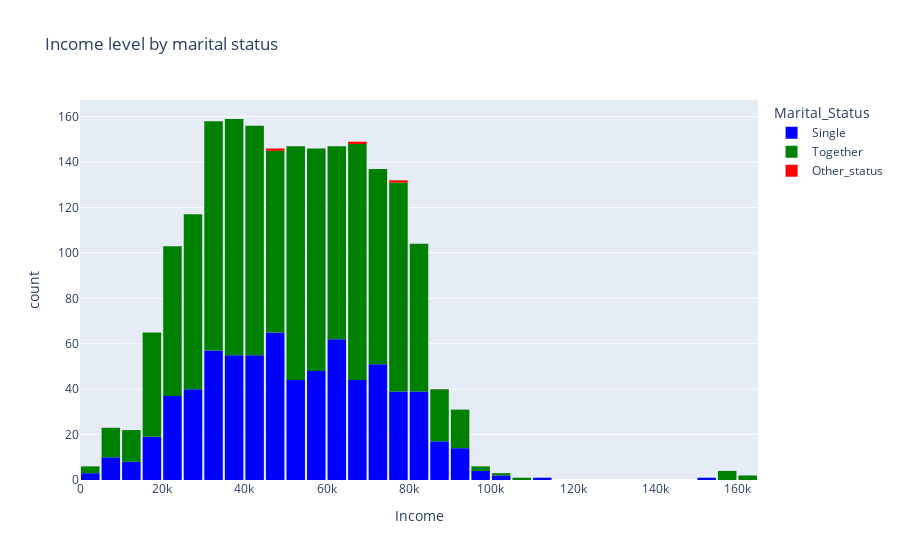

The notebook cell this image was saved under:
### Code cell
fig = px.histogram(df_income_marital, 
                   x='Income', 
                   color='Marital_Status', 
                   color_discrete_sequence=['blue', 'green','red','yellow','orange','purple'], 
                   title='Income level by marital status')
fig.update_layout(bargap=0.1)
fig.show()

### Figure 1 — Plotly figure (JSON) as saved in the notebook; plotly's stock layout.template omitted (floating-point values rounded to 4 significant figures; data arrays with more than 128 entries replaced by an {"elided": "..."} marker saying what was removed)
{"data": [{"alignmentgroup": "True", "bingroup": "x", "hovertemplate": "Marital_Status=Single<br>Income=%{x}<br>count=%{y}<extra></extra>", "legendgroup": "Single", "marker": {"color": "blue", "pattern": {"shape": ""}}, "name": "Single", "offsetgroup": "Single", "orientation": "v", "showlegend": true, "type": "histogram", "x": {"elided": "715 int values"}, "xaxis": "x", "yaxis": "y"}, {"alignmentgroup": "True", "bingroup": "x", "hovertemplate": "Marital_Status=Together<br>Income=%{x}<br>count=%{y}<extra></extra>", "legendgroup": "Together", "marker": {"color": "green", "pattern": {"shape": ""}}, "name": "Together", "offsetgroup": "Together", "orientation": "v", "showlegend": true, "type": "histogram", "x": {"elided": "1288 int values"}, "xaxis": "x", "yaxis": "y"}, {"alignmentgroup": "True", "bingroup": "x", "hovertemplate": "Marital_Status=Other_status<br>Income=%{x}<br>count=%{y}<extra></extra>", "legendgroup": "Other_status", "marker": {"color": "red", "pattern": {"shape": ""}}, "name": "Other_status", "offsetgroup": "Other_status", "orientation": "v", "showlegend": true, "type": "histogram", "x": [79244, 65487, 48432], "xaxis": "x", "yaxis": "y"}], "layout": {"bargap": 0.1, "barmode": "relative", "legend": {"title": {"text": "Marital_Status"}, "tracegroupgap": 0}, "title": {"text": "Income level by marital status"}, "xaxis": {"anchor": "y", "domain": [0, 1], "title": {"text": "Income"}}, "yaxis": {"anchor": "x", "domain": [0, 1], "title": {"text": "count"}}}}
